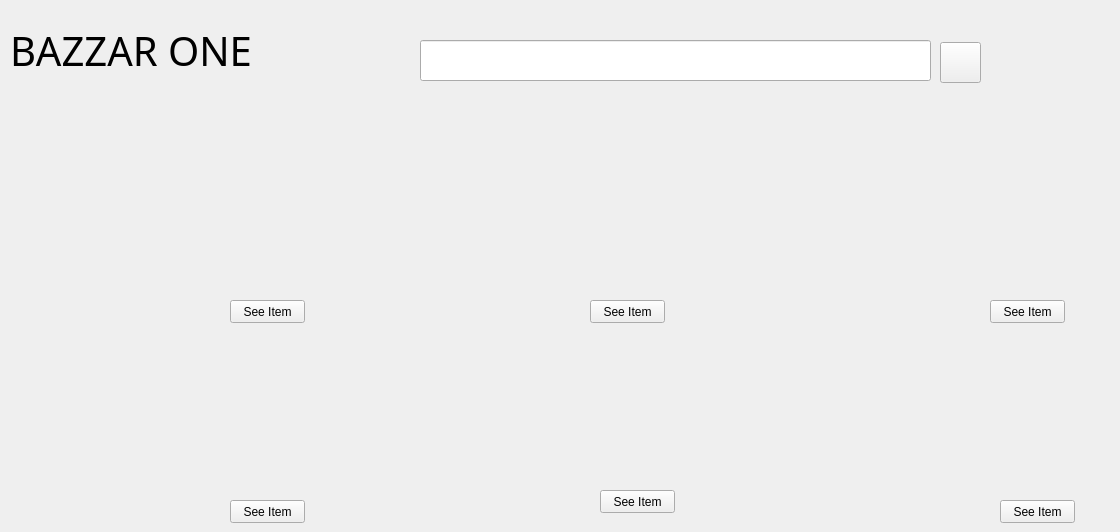
     <widget class="QWidget" name="tab_Home">
      <attribute name="icon">
       <iconset resource="background.qrc">
        <normaloff>:/new/prefix1/Background/Home.png</normaloff>:/new/prefix1/Background/Home.png</iconset>
      </attribute>
      <attribute name="title">
       <string>Home</string>
      </attribute>
      <widget class="QPushButton" name="pushButton_search">
       <property name="geometry">
        <rect>
         <x>940</x>
         <y>42</y>
         <width>41</width>
         <height>41</height>
        </rect>
       </property>
       <property name="styleSheet">
        <string notr="true">background-image: url(:/new/prefix1/Background/search.png);</string>
       </property>
       <property name="text">
        <string/>
       </property>
      </widget>
      <widget class="QLineEdit" name="lineEdit_search">
       <property name="geometry">
        <rect>
         <x>420</x>
         <y>40</y>
         <width>511</width>
         <height>41</height>
        </rect>
       </property>
       <property name="font">
        <font>
         <family>Ebrima</family>
        </font>
       </property>
       <property name="styleSheet">
        <string notr="true">background-image: url(:/new/prefix1/Background/white.jpg);</string>
       </property>
      </widget>
      <widget class="QPushButton" name="pushButton_orders3">
       <property name="geometry">
        <rect>
         <x>990</x>
         <y>300</y>
         <width>75</width>
         <height>23</height>
        </rect>
       </property>
       <property name="text">
        <string>See Item</string>
       </property>
      </widget>
      <widget class="QLabel" name="label_Fname3_3">
       <property name="geometry">
        <rect>
         <x>950</x>
         <y>270</y>
         <width>151</width>
         <height>21</height>
        </rect>
       </property>
       <property name="font">
        <font>
         <family>Ebrima</family>
         <pointsize>12</pointsize>
         <weight>75</weight>
         <bold>true</bold>
         <strikeout>true</strikeout>
        </font>
       </property>
       <property name="text">
        <string/>
       </property>
      </widget>
      <widget class="QLabel" name="label_Fname2_2">
       <property name="geometry">
        <rect>
         <x>560</x>
         <y>270</y>
         <width>151</width>
         <height>21</height>
        </rect>
       </property>
       <property name="font">
        <font>
         <family>Ebrima</family>
         <pointsize>12</pointsize>
         <weight>75</weight>
         <bold>true</bold>
         <strikeout>true</strikeout>
        </font>
       </property>
       <property name="text">
        <string/>
       </property>
      </widget>
      <widget class="QLabel" name="label_oname3">
       <property name="geometry">
        <rect>
         <x>960</x>
         <y>360</y>
         <width>151</width>
         <height>121</height>
        </rect>
       </property>
       <property name="font">
        <font>
         <family>Ebrima</family>
         <pointsize>10</pointsize>
         <weight>75</weight>
         <bold>true</bold>
         <strikeout>false</strikeout>
        </font>
       </property>
       <property name="text">
        <string/>
       </property>
      </widget>
      <widget class="QPushButton" name="pushButton_ordero1">
       <property name="geometry">
        <rect>
         <x>230</x>
         <y>500</y>
         <width>75</width>
         <height>23</height>
        </rect>
       </property>
       <property name="text">
        <string>See Item</string>
       </property>
      </widget>
      <widget class="QLabel" name="label_13">
       <property name="geometry">
        <rect>
         <x>10</x>
         <y>100</y>
         <width>151</width>
         <height>16</height>
        </rect>
       </property>
       <property name="font">
        <font>
         <family>Ebrima</family>
         <pointsize>10</pointsize>
         <weight>50</weight>
         <bold>false</bold>
        </font>
       </property>
       <property name="text">
        <string/>
       </property>
      </widget>
      <widget class="QLabel" name="label_opic1">
       <property name="geometry">
        <rect>
         <x>10</x>
         <y>360</y>
         <width>151</width>
         <height>151</height>
        </rect>
       </property>
       <property name="font">
        <font>
         <family>Ebrima</family>
         <weight>75</weight>
         <bold>true</bold>
         <strikeout>false</strikeout>
        </font>
       </property>
       <property name="text">
        <string/>
       </property>
      </widget>
      <widget class="QLabel" name="label_14">
       <property name="geometry">
        <rect>
         <x>10</x>
         <y>320</y>
         <width>151</width>
         <height>16</height>
        </rect>
       </property>
       <property name="font">
        <font>
         <family>Ebrima</family>
         <pointsize>10</pointsize>
         <weight>50</weight>
         <bold>false</bold>
        </font>
       </property>
       <property name="text">
        <string/>
       </property>
      </widget>
      <widget class="QLabel" name="label_opic2">
       <property name="geometry">
        <rect>
         <x>380</x>
         <y>360</y>
         <width>151</width>
         <height>151</height>
        </rect>
       </property>
       <property name="font">
        <font>
         <family>Ebrima</family>
         <weight>75</weight>
         <bold>true</bold>
         <strikeout>false</strikeout>
        </font>
       </property>
       <property name="text">
        <string/>
       </property>
      </widget>
      <widget class="QLabel" name="label_oname2">
       <property name="geometry">
        <rect>
         <x>580</x>
         <y>360</y>
         <width>151</width>
         <height>121</height>
        </rect>
       </property>
       <property name="font">
        <font>
         <family>Ebrima</family>
         <pointsize>10</pointsize>
         <weight>75</weight>
         <bold>true</bold>
         <strikeout>false</strikeout>
        </font>
       </property>
       <property name="text">
        <string/>
       </property>
      </widget>
      <widget class="QLabel" name="label_Fpic1">
       <property name="geometry">
        <rect>
         <x>10</x>
         <y>140</y>
         <width>151</width>
         <height>151</height>
        </rect>
       </property>
       <property name="font">
        <font>
         <family>Ebrima</family>
         <weight>75</weight>
         <bold>true</bold>
         <strikeout>false</strikeout>
        </font>
       </property>
       <property name="text">
        <string/>
       </property>
      </widget>
      <widget class="QPushButton" name="pushButton_ordero3">
       <property name="geometry">
        <rect>
         <x>1000</x>
         <y>500</y>
         <width>75</width>
         <height>23</height>
        </rect>
       </property>
       <property name="text">
        <string>See Item</string>
       </property>
      </widget>
      <widget class="QLabel" name="label_Fname1">
       <property name="geometry">
        <rect>
         <x>210</x>
         <y>140</y>
         <width>151</width>
         <height>121</height>
        </rect>
       </property>
       <property name="font">
        <font>
         <family>Ebrima</family>
         <pointsize>10</pointsize>
         <weight>75</weight>
         <bold>true</bold>
         <strikeout>false</strikeout>
        </font>
       </property>
       <property name="text">
        <string/>
       </property>
      </widget>
      <widget class="QPushButton" name="pushButton_ordero2">
       <property name="geometry">
        <rect>
         <x>600</x>
         <y>490</y>
         <width>75</width>
         <height>23</height>
        </rect>
       </property>
       <property name="text">
        <string>See Item</string>
       </property>
      </widget>
      <widget class="QLabel" name="label_oname1">
       <property name="geometry">
        <rect>
         <x>210</x>
         <y>360</y>
         <width>151</width>
         <height>121</height>
        </rect>
       </property>
       <property name="font">
        <font>
         <family>Ebrima</family>
         <pointsize>10</pointsize>
         <weight>75</weight>
         <bold>true</bold>
         <strikeout>false</strikeout>
        </font>
       </property>
       <property name="text">
        <string/>
       </property>
      </widget>
      <widget class="QLabel" name="label_8">
       <property name="geometry">
        <rect>
         <x>10</x>
         <y>20</y>
         <width>251</width>
         <height>61</height>
        </rect>
       </property>
       <property name="font">
        <font>
         <family>Ebrima</family>
         <pointsize>30</pointsize>
         <weight>50</weight>
         <bold>false</bold>
         <strikeout>false</strikeout>
        </font>
       </property>
       <property name="text">
        <string>BAZZAR ONE</string>
       </property>
      </widget>
      <widget class="QLabel" name="label_Fpic2">
       <property name="geometry">
        <rect>
         <x>380</x>
         <y>140</y>
         <width>151</width>
         <height>151</height>
        </rect>
       </property>
       <property name="font">
        <font>
         <family>Ebrima</family>
         <weight>75</weight>
         <bold>true</bold>
         <strikeout>false</strikeout>
        </font>
       </property>
       <property name="text">
        <string/>
       </property>
      </widget>
      <widget class="QPushButton" name="pushButton_orders2">
       <property name="geometry">
        <rect>
         <x>590</x>
         <y>300</y>
         <width>75</width>
         <height>23</height>
        </rect>
       </property>
       <property name="text">
        <string>See Item</string>
       </property>
      </widget>
      <widget class="QLabel" name="label_Fname1_2">
       <property name="geometry">
        <rect>
         <x>210</x>
         <y>270</y>
         <width>151</width>
         <height>21</height>
        </rect>
       </property>
       <property name="font">
        <font>
         <family>Ebrima</family>
         <pointsize>12</pointsize>
         <weight>75</weight>
         <bold>true</bold>
         <strikeout>true</strikeout>
        </font>
       </property>
       <property name="text">
        <string/>
       </property>
      </widget>
      <widget class="QLabel" name="label_Fname2">
       <property name="geometry">
        <rect>
         <x>560</x>
         <y>140</y>
         <width>151</width>
         <height>121</height>
        </rect>
       </property>
       <property name="font">
        <font>
         <family>Ebrima</family>
         <pointsize>10</pointsize>
         <weight>75</weight>
         <bold>true</bold>
         <strikeout>false</strikeout>
        </font>
       </property>
       <property name="text">
        <string/>
       </property>
      </widget>
      <widget class="QLabel" name="label_Fname3">
       <property name="geometry">
        <rect>
         <x>950</x>
         <y>140</y>
         <width>151</width>
         <height>121</height>
        </rect>
       </property>
       <property name="font">
        <font>
         <family>Ebrima</family>
         <pointsize>10</pointsize>
         <weight>75</weight>
         <bold>true</bold>
         <strikeout>false</strikeout>
        </font>
       </property>
       <property name="text">
        <string/>
       </property>
      </widget>
      <widget class="QLabel" name="label_Fpic3">
       <property name="geometry">
        <rect>
         <x>760</x>
         <y>140</y>
         <width>151</width>
         <height>151</height>
        </rect>
       </property>
       <property name="font">
        <font>
         <family>Ebrima</family>
         <weight>75</weight>
         <bold>true</bold>
         <strikeout>false</strikeout>
        </font>
       </property>
       <property name="text">
        <string/>
       </property>
      </widget>
      <widget class="QLabel" name="label_opic3">
       <property name="geometry">
        <rect>
         <x>760</x>
         <y>360</y>
         <width>151</width>
         <height>151</height>
        </rect>
       </property>
       <property name="font">
        <font>
         <family>Ebrima</family>
         <weight>75</weight>
         <bold>true</bold>
         <strikeout>false</strikeout>
        </font>
       </property>
       <property name="text">
        <string/>
       </property>
      </widget>
      <widget class="QPushButton" name="pushButton_orders1">
       <property name="geometry">
        <rect>
         <x>230</x>
         <y>300</y>
         <width>75</width>
         <height>23</height>
        </rect>
       </property>
       <property name="text">
        <string>See Item</string>
       </property>
      </widget>
     </widget>
